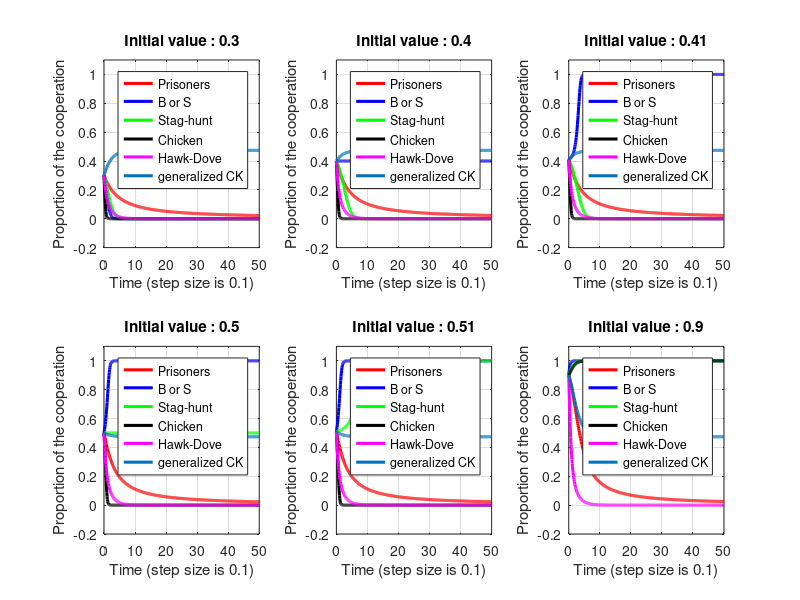

Write the MATLAB code that produced this figure.
%% Replicator Dynamics : ODE 
clear, clc
% parameters
h=0.1; t=0:h:50; n=length(t); b=1.9; C=b; V=1; a=1;
% information of the analytic expressions of replicator dynamics
disp('Prisoners Dilemma games :  dxdt=-x^2(1-x)(1-b), b is parameter')
disp('Bach or Stravinsky games : dxdt=-x(5x-2)(x-1)')
disp('Stag-Hunt games :          dxdt=-x(2x-1)(x-1)')
disp('Chicken games :            dxdt=x(5x-4)(x-1)')
disp('Hawk-Dove games :          dxdt=x/2(Cx(x-1)-V(x+1)), C and V are parameters')
disp('generalized CK  :          dxdt=x(1-x)(b(1-x)-a), a and b are parameters')
% New Hawk-Dove : dxdt=x(1-x)(Cx/2+v/2)
  
% information of the payoff matrix
PD=[1 0; b 0]
BS=[3 0; 0 2]
SH=[2 0; 1 1]
CK=[0 -1; 1 -5]
HD=[(V-C)/2 V; 0 V/2]
gen_CK=[0 -a; a -b]

% Graphs
figure(1)
% the frequency of strategy
y1(1)=0.3; y2(1)=y1(1); y3(1)=y2(1); y4(1)=y3(1); y5(1)=y4(1); y6(1)=y5(1);
% numerical approximation (Euler's method)
for i=1:n-1
    y1(i+1)=y1(i)+h*(y1(i)^2*(1-y1(i))*(1-b)); % Prisoner's dilemma.
    y2(i+1)=y2(i)-h*(y2(i)*(5*y2(i)-2)*(y2(i)-1)); % Bach or Stravinsky
    y3(i+1)=y3(i)-h*(y3(i)*(y3(i)-1)*(2*y3(i)-1)); % Stag-Hunt
    y4(i+1)=y4(i)-h*(y4(i)*(y4(i)-1)*(5*y4(i)-4)); % Chicken
    y5(i+1)=y5(i)+h*(y5(i)/2*(C*y5(i)*(y5(i)-1)-V*(y5(i)+1))); % Hawk-Dove
    y6(i+1)=y6(i)+h*(y6(i)*(1-y6(i))*(b*(1-y6(i))-a)); % generalized CK
end
subplot(2,3,1)
plot(t,y1,'r','LineWidth',2.2)
hold on
plot(t,y2,'b','LineWidth',2.2)
plot(t,y3,'g','LineWidth',2.2)
plot(t,y4,'k','LineWidth',2.2)
plot(t,y5,'m','LineWidth',2.2)
plot(t,y6,'LineWidth',2.2)
legend('Prisoners','B or S','Stag-hunt','Chicken','Hawk-Dove','generalized CK')
title('Initial value : 0.3')
xlabel('Time (step size is 0.1)')
ylabel('Proportion of the cooperation')
ylim([-0.2 1.1])
grid on
hold off

% the frequency of strategy
y1(1)=0.4; y2(1)=y1(1); y3(1)=y2(1); y4(1)=y3(1); y5(1)=y4(1); y6(1)=y5(1);
% numerical approximation (Euler's method)
for i=1:n-1
    y1(i+1)=y1(i)+h*(y1(i)^2*(1-y1(i))*(1-b)); % Prisoner's dilemma.
    y2(i+1)=y2(i)-h*(y2(i)*(5*y2(i)-2)*(y2(i)-1)); % Bach or Stravinsky
    y3(i+1)=y3(i)-h*(y3(i)*(y3(i)-1)*(2*y3(i)-1)); % Stag-Hunt
    y4(i+1)=y4(i)-h*(y4(i)*(y4(i)-1)*(5*y4(i)-4)); % Chicken
    y5(i+1)=y5(i)+h*(y5(i)/2*(C*y5(i)*(y5(i)-1)-V*(y5(i)+1))); % Hawk-Dove
    y6(i+1)=y6(i)+h*(y6(i)*(1-y6(i))*(b*(1-y6(i))-a)); % generalized CK
end
subplot(2,3,2)
plot(t,y1,'r','LineWidth',2.2)
hold on
plot(t,y2,'b','LineWidth',2.2)
plot(t,y3,'g','LineWidth',2.2)
plot(t,y4,'k','LineWidth',2.2)
plot(t,y5,'m','LineWidth',2.2)
plot(t,y6,'LineWidth',2.2)
legend('Prisoners','B or S','Stag-hunt','Chicken','Hawk-Dove','generalized CK')
title('Initial value : 0.4')
xlabel('Time (step size is 0.1)')
ylabel('Proportion of the cooperation')
ylim([-0.2 1.1])
grid on
hold off

% the frequency of strategy
y1(1)=0.41; y2(1)=y1(1); y3(1)=y2(1); y4(1)=y3(1); y5(1)=y4(1); y6(1)=y5(1);
% numerical approximation (Euler's method)
for i=1:n-1
    y1(i+1)=y1(i)+h*(y1(i)^2*(1-y1(i))*(1-b)); % Prisoner's dilemma.
    y2(i+1)=y2(i)-h*(y2(i)*(5*y2(i)-2)*(y2(i)-1)); % Bach or Stravinsky
    y3(i+1)=y3(i)-h*(y3(i)*(y3(i)-1)*(2*y3(i)-1)); % Stag-Hunt
    y4(i+1)=y4(i)-h*(y4(i)*(y4(i)-1)*(5*y4(i)-4)); % Chicken
    y5(i+1)=y5(i)+h*(y5(i)/2*(C*y5(i)*(y5(i)-1)-V*(y5(i)+1))); % Hawk-Dove
    y6(i+1)=y6(i)+h*(y6(i)*(1-y6(i))*(b*(1-y6(i))-a)); % generalized CK
end
subplot(2,3,3)
plot(t,y1,'r','LineWidth',2.2)
hold on
plot(t,y2,'b','LineWidth',2.2)
plot(t,y3,'g','LineWidth',2.2)
plot(t,y4,'k','LineWidth',2.2)
plot(t,y5,'m','LineWidth',2.2)
plot(t,y6,'LineWidth',2.2)
legend('Prisoners','B or S','Stag-hunt','Chicken','Hawk-Dove','generalized CK')
title('Initial value : 0.41')
xlabel('Time (step size is 0.1)')
ylabel('Proportion of the cooperation')
ylim([-0.2 1.1])
grid on
hold off

% the frequency of strategy
y1(1)=0.5; y2(1)=y1(1); y3(1)=y2(1); y4(1)=y3(1); y5(1)=y4(1); y6(1)=y5(1);
% numerical approximation (Euler's method)
for i=1:n-1
    y1(i+1)=y1(i)+h*(y1(i)^2*(1-y1(i))*(1-b)); % Prisoner's dilemma.
    y2(i+1)=y2(i)-h*(y2(i)*(5*y2(i)-2)*(y2(i)-1)); % Bach or Stravinsky
    y3(i+1)=y3(i)-h*(y3(i)*(y3(i)-1)*(2*y3(i)-1)); % Stag-Hunt
    y4(i+1)=y4(i)-h*(y4(i)*(y4(i)-1)*(5*y4(i)-4)); % Chicken
    y5(i+1)=y5(i)+h*(y5(i)/2*(C*y5(i)*(y5(i)-1)-V*(y5(i)+1))); % Hawk-Dove
    y6(i+1)=y6(i)+h*(y6(i)*(1-y6(i))*(b*(1-y6(i))-a)); % generalized CK
end
subplot(2,3,4)
plot(t,y1,'r','LineWidth',2.2)
hold on
plot(t,y2,'b','LineWidth',2.2)
plot(t,y3,'g','LineWidth',2.2)
plot(t,y4,'k','LineWidth',2.2)
plot(t,y5,'m','LineWidth',2.2)
plot(t,y6,'LineWidth',2.2)
legend('Prisoners','B or S','Stag-hunt','Chicken','Hawk-Dove','generalized CK')
title('Initial value : 0.5')
xlabel('Time (step size is 0.1)')
ylabel('Proportion of the cooperation')
ylim([-0.2 1.1])
grid on
hold off

% the frequency of strategy
y1(1)=0.51; y2(1)=y1(1); y3(1)=y2(1); y4(1)=y3(1); y5(1)=y4(1); y6(1)=y5(1);
% numerical approximation (Euler's method)
for i=1:n-1
    y1(i+1)=y1(i)+h*(y1(i)^2*(1-y1(i))*(1-b)); % Prisoner's dilemma.
    y2(i+1)=y2(i)-h*(y2(i)*(5*y2(i)-2)*(y2(i)-1)); % Bach or Stravinsky
    y3(i+1)=y3(i)-h*(y3(i)*(y3(i)-1)*(2*y3(i)-1)); % Stag-Hunt
    y4(i+1)=y4(i)-h*(y4(i)*(y4(i)-1)*(5*y4(i)-4)); % Chicken
    y5(i+1)=y5(i)+h*(y5(i)/2*(C*y5(i)*(y5(i)-1)-V*(y5(i)+1))); % Hawk-Dove
    y6(i+1)=y6(i)+h*(y6(i)*(1-y6(i))*(b*(1-y6(i))-a)); % generalized CK
end
subplot(2,3,5)
plot(t,y1,'r','LineWidth',2.2)
hold on
plot(t,y2,'b','LineWidth',2.2)
plot(t,y3,'g','LineWidth',2.2)
plot(t,y4,'k','LineWidth',2.2)
plot(t,y5,'m','LineWidth',2.2)
plot(t,y6,'LineWidth',2.2)
legend('Prisoners','B or S','Stag-hunt','Chicken','Hawk-Dove','generalized CK')
title('Initial value : 0.51')
xlabel('Time (step size is 0.1)')
ylabel('Proportion of the cooperation')
ylim([-0.2 1.1])
grid on
hold off

% the frequency of strategy
y1(1)=0.9; y2(1)=y1(1); y3(1)=y2(1); y4(1)=y3(1); y5(1)=y4(1); y6(1)=y5(1);
% numerical approximation (Euler's method)
for i=1:n-1
    y1(i+1)=y1(i)+h*(y1(i)^2*(1-y1(i))*(1-b)); % Prisoner's dilemma.
    y2(i+1)=y2(i)-h*(y2(i)*(5*y2(i)-2)*(y2(i)-1)); % Bach or Stravinsky
    y3(i+1)=y3(i)-h*(y3(i)*(y3(i)-1)*(2*y3(i)-1)); % Stag-Hunt
    y4(i+1)=y4(i)-h*(y4(i)*(y4(i)-1)*(5*y4(i)-4)); % Chicken
    y5(i+1)=y5(i)+h*(y5(i)/2*(C*y5(i)*(y5(i)-1)-V*(y5(i)+1))); % Hawk-Dove
    y6(i+1)=y6(i)+h*(y6(i)*(1-y6(i))*(b*(1-y6(i))-a)); % generalized CK
end
subplot(2,3,6)
plot(t,y1,'r','LineWidth',2.2)
hold on
plot(t,y2,'b','LineWidth',2.2)
plot(t,y3,'g','LineWidth',2.2)
plot(t,y4,'k','LineWidth',2.2)
plot(t,y5,'m','LineWidth',2.2)
plot(t,y6,'LineWidth',2.2)
legend('Prisoners','B or S','Stag-hunt','Chicken','Hawk-Dove','generalized CK')
title('Initial value : 0.9')
xlabel('Time (step size is 0.1)')
ylabel('Proportion of the cooperation')
ylim([-0.2 1.1])
grid on
hold off
 